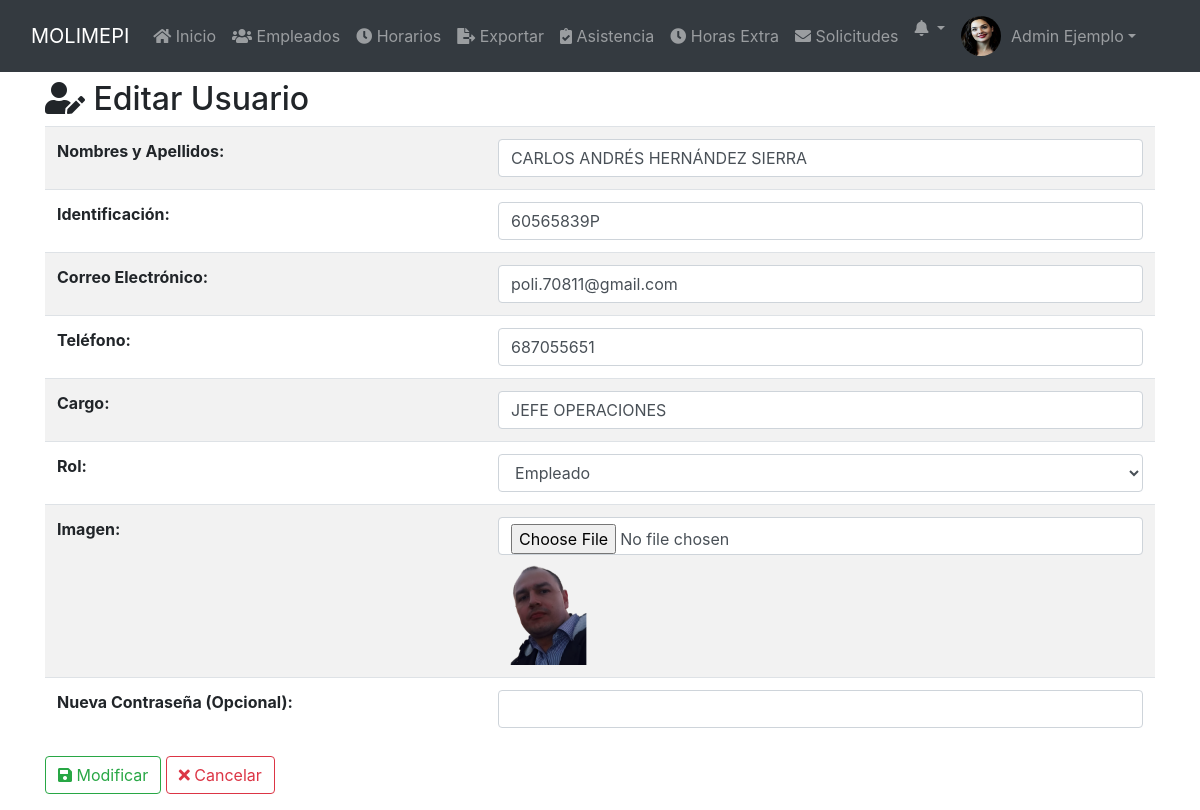
/public/editar_usuario.php?id=18 (signed in), run on the app's committed database.
### tables this page shows
CREATE TABLE `usuarios` (
  `ID` int(11) NOT NULL,
  `nombre` varchar(100) NOT NULL,
  `identificacion` varchar(50) NOT NULL,
  `cargo` varchar(50) NOT NULL,
  `telefono` varchar(20) DEFAULT NULL,
  `correo` varchar(100) DEFAULT NULL,
  `nickname` varchar(50) NOT NULL,
  `password` varchar(255) DEFAULT NULL,
  `rol` enum('Administrador','Empleado') DEFAULT 'Empleado',
  `imagen` varchar(255) DEFAULT 'imgs/nofoto.png',
  `fecha_registro` timestamp NOT NULL DEFAULT current_timestamp(),
  `cambio_password` tinyint(1) DEFAULT 0
);

### public/includes/auth.php (called while the page is built, shortened)
<?php
function esAdmin() {
    return isset($_SESSION['rol']) && $_SESSION['rol'] === 'Administrador';
}
?>

### public/editar_usuario.php (the view, shortened to what this page needs)
<?php
require_once '../config/database.php';
function mostrarUsuario($pdo, $id) {
    try {
        $sql = "SELECT * FROM usuarios WHERE ID = :id";
        $stmt = $pdo->prepare($sql);
        $stmt->bindParam(':id', $id, PDO::PARAM_INT);
        $stmt->execute();
        return $stmt->fetchAll(PDO::FETCH_ASSOC);
    } catch (Exception $e) {
        echo $e->getMessage();
    }
}
$id = $_GET['id'];
$musu = mostrarUsuario($pdo, $id);
?>
<!DOCTYPE html>
<html lang="es">
<?php include 'head.php'; ?>
<body>
    <?php include 'navbar.php'; ?>
    <div class="container mt-4">
        <h2><i class="fas fa-user-edit"></i> Editar Usuario</h2>
        <?php foreach ($musu as $urow): ?>
        <form method="post" enctype="multipart/form-data" onsubmit="return confirmarGuardado();">
            <table class="table table-striped table-hover text-justify">
                <tr>
                    <th> Nombres y Apellidos: </th>
                    <td><input type="text" name="nombre" class="form-control" value="<?php echo htmlspecialchars($urow['nombre']); ?>" required></td>
                </tr>
                <tr>
                    <th> Identificación: </th>
                    <td><input type="text" name="identificacion" class="form-control" value="<?php echo htmlspecialchars($urow['identificacion']); ?>" required></td>
                </tr>
                <tr>
                    <th> Correo Electrónico: </th>
                    <td><input type="email" name="correo" class="form-control" value="<?php echo htmlspecialchars($urow['correo']); ?>" required></td>
                </tr>
                <tr>
                    <th> Teléfono: </th>
                    <td><input type="text" name="telefono" class="form-control" value="<?php echo htmlspecialchars($urow['telefono']); ?>" required></td>
                </tr>
                <tr>
                    <th> Cargo: </th>
                    <td><input type="text" name="cargo" class="form-control" value="<?php echo htmlspecialchars($urow['cargo']); ?>" required></td>
                </tr>
                <tr>
                    <th> Rol: </th>
                    <td>
                        <select name="rol" class="form-control">
                            <option value="Empleado" <?php echo ($urow['rol'] === 'Empleado') ? 'selected' : ''; ?>>Empleado</option>
                        </select>
                    </td>
                </tr>
                <tr>
                    <th> Imagen: </th>
                    <td>
                        <input type="file" class="form-control" name="imagen" accept="image/*">
                        <img src="../<?php echo htmlspecialchars($urow['imagen']); ?>" alt="Imagen de usuario" style="width: 100px; height: 100px; margin-top: 10px;" data-toggle="modal" data-target="#imageModal" data-img-src="../<?php echo htmlspecialchars($urow['imagen']); ?>" class="clickable-image">
                    </td>
                </tr>
                <tr>
                    <th> Nueva Contraseña (Opcional): </th>
                    <td><input type="password" name="password" class="form-control"></td>
                </tr>
            </table>
            <div class="form-group">
                <button type="submit" class="btn btn-outline-success" onclick="confirmarGuardado(event);">
                    <i class="fa fa-save"></i> Modificar
                </button>
                <button type="button" class="btn btn-outline-danger" onclick="confirmarCancelacion();">
                    <i class="fa fa-times"></i> Cancelar
                </button>
            </div>
        </form>
        <?php endforeach; ?>
    </div>
</body>
</html>

### public/navbar.php (shortened to what this page needs)
<?php
require_once '../config/database.php';
require_once 'includes/auth.php';
$usuario_id = obtenerIdUsuario();
$es_admin = esAdmin();
$stmt = $pdo->prepare("SELECT nombre, imagen FROM usuarios WHERE ID = :id");
$stmt->execute(['id' => $usuario_id]);
$usuario = $stmt->fetch(PDO::FETCH_ASSOC);
$imagenPerfil = (!empty($usuario['imagen']) && file_exists("../" . $usuario['imagen'])) ? "../" . $usuario['imagen'] : '../public/imgs/nofoto.png';
?>
<nav class="navbar navbar-expand-lg navbar-dark bg-dark fixed-top">
    <div class="container-fluid">
        <a class="navbar-brand" href="dashboard.php">MOLIMEPI</a>
        <div class="collapse navbar-collapse" id="navbarNav">
            <ul class="navbar-nav me-auto mb-2 mb-lg-0">
                <li class="nav-item">
                    <a class="nav-link" href="dashboard.php"><i class="fas fa-home"></i> Inicio</a>
                </li>
                <?php if ($es_admin): ?>
                    <li class="nav-item">
                        <a class="nav-link" href="empleados.php"><i class="fas fa-users"></i> Empleados</a>
                    </li>
                    <li class="nav-item">
                        <a class="nav-link" href="horarios.php"><i class="fas fa-clock"></i> Horarios</a>
                    </li>
                    <li class="nav-item">
                        <a class="nav-link" href="exportar.php"><i class="fas fa-file-export"></i> Exportar</a>
                    </li>
                <?php endif; ?>
                <li class="nav-item">
                    <a class="nav-link" href="asistencia.php"><i class="fas fa-clipboard-check"></i> Asistencia</a>
                </li>
                <li class="nav-item">
                    <a class="nav-link" href="hrs_extras.php"><i class="fas fa-clock"></i> Horas Extra</a>
                </li>
                <li class="nav-item">
                    <a class="nav-link" href="solicitudes.php"><i class="fas fa-envelope"></i> Solicitudes</a>
                </li>
            </ul>
            <ul class="navbar-nav ms-auto">
                <li class="nav-item dropdown">
                    <a class="nav-link dropdown-toggle position-relative" href="#" id="notificacionesDropdown" role="button" data-bs-toggle="dropdown" aria-expanded="false">
                        <i class="fas fa-bell"></i>
                    </a>
                </li>
                <li class="nav-item dropdown">
                    <a class="nav-link dropdown-toggle d-flex align-items-center" href="#" id="userDropdown" role="button" data-bs-toggle="dropdown" aria-expanded="false">
                        <img src="<?php echo $imagenPerfil; ?>" class="rounded-circle" style="width: 40px; height: 40px; margin-right: 10px;">
                        <span><?php echo htmlspecialchars($usuario['nombre']); ?></span>
                    </a>
                </li>
            </ul>
        </div>
    </div>
</nav>

### data on the page
usuarios: imagen (picture), nombre "Admin Ejemplo"
usuarios: nombre "CARLOS ANDRÉS HERNÁNDEZ SIERRA", identificacion "60565839P", correo "poli.70811@gmail.com", telefono "687055651", cargo "JEFE OPERACIONES", rol "Empleado", imagen (picture)
